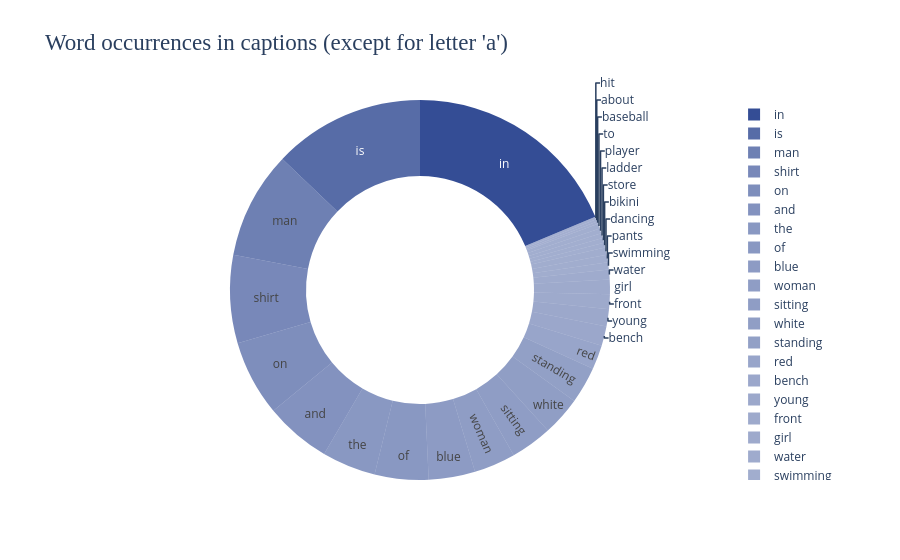

This figure's notebook cell:
### Code cell
word_occurrences(list(generated_captions.values()))

### Figure 1 — Plotly figure (JSON) as saved in the notebook; plotly's stock layout.template omitted (floating-point values rounded to 4 significant figures)
{"data": [{"hole": 0.6, "labels": ["woman", "in", "bikini", "is", "swimming", "the", "water", "man", "sitting", "on", "bench", "front", "of", "store", "young", "girl", "red", "shirt", "and", "white", "pants", "dancing", "blue", "standing", "ladder", "baseball", "player", "about", "to", "hit"], "marker": {"colors": ["rgba(30, 58, 138, 0.49444444444444446)", "rgba(30, 58, 138, 0.9)", "rgba(30, 58, 138, 0.41111111111111115)", "rgba(30, 58, 138, 0.7444444444444445)", "rgba(30, 58, 138, 0.4166666666666667)", "rgba(30, 58, 138, 0.5222222222222223)", "rgba(30, 58, 138, 0.4222222222222222)", "rgba(30, 58, 138, 0.6444444444444445)", "rgba(30, 58, 138, 0.49444444444444446)", "rgba(30, 58, 138, 0.5722222222222222)", "rgba(30, 58, 138, 0.4444444444444445)", "rgba(30, 58, 138, 0.43333333333333335)", "rgba(30, 58, 138, 0.5222222222222223)", "rgba(30, 58, 138, 0.41111111111111115)", "rgba(30, 58, 138, 0.4388888888888889)", "rgba(30, 58, 138, 0.43333333333333335)", "rgba(30, 58, 138, 0.4555555555555556)", "rgba(30, 58, 138, 0.6000000000000001)", "rgba(30, 58, 138, 0.55)", "rgba(30, 58, 138, 0.48888888888888893)", "rgba(30, 58, 138, 0.4166666666666667)", "rgba(30, 58, 138, 0.4166666666666667)", "rgba(30, 58, 138, 0.5055555555555555)", "rgba(30, 58, 138, 0.48333333333333334)", "rgba(30, 58, 138, 0.41111111111111115)", "rgba(30, 58, 138, 0.40555555555555556)", "rgba(30, 58, 138, 0.41111111111111115)", "rgba(30, 58, 138, 0.40555555555555556)", "rgba(30, 58, 138, 0.41111111111111115)", "rgba(30, 58, 138, 0.40555555555555556)"]}, "textinfo": "label", "type": "pie", "values": [17, 90, 2, 62, 3, 22, 4, 44, 17, 31, 8, 6, 22, 2, 7, 6, 10, 36, 27, 16, 3, 3, 19, 15, 2, 1, 2, 1, 2, 1]}], "layout": {"autosize": true, "title": {"font": {"family": "Balto", "size": 23}, "text": "Word occurrences in captions (except for letter 'a')"}}}
